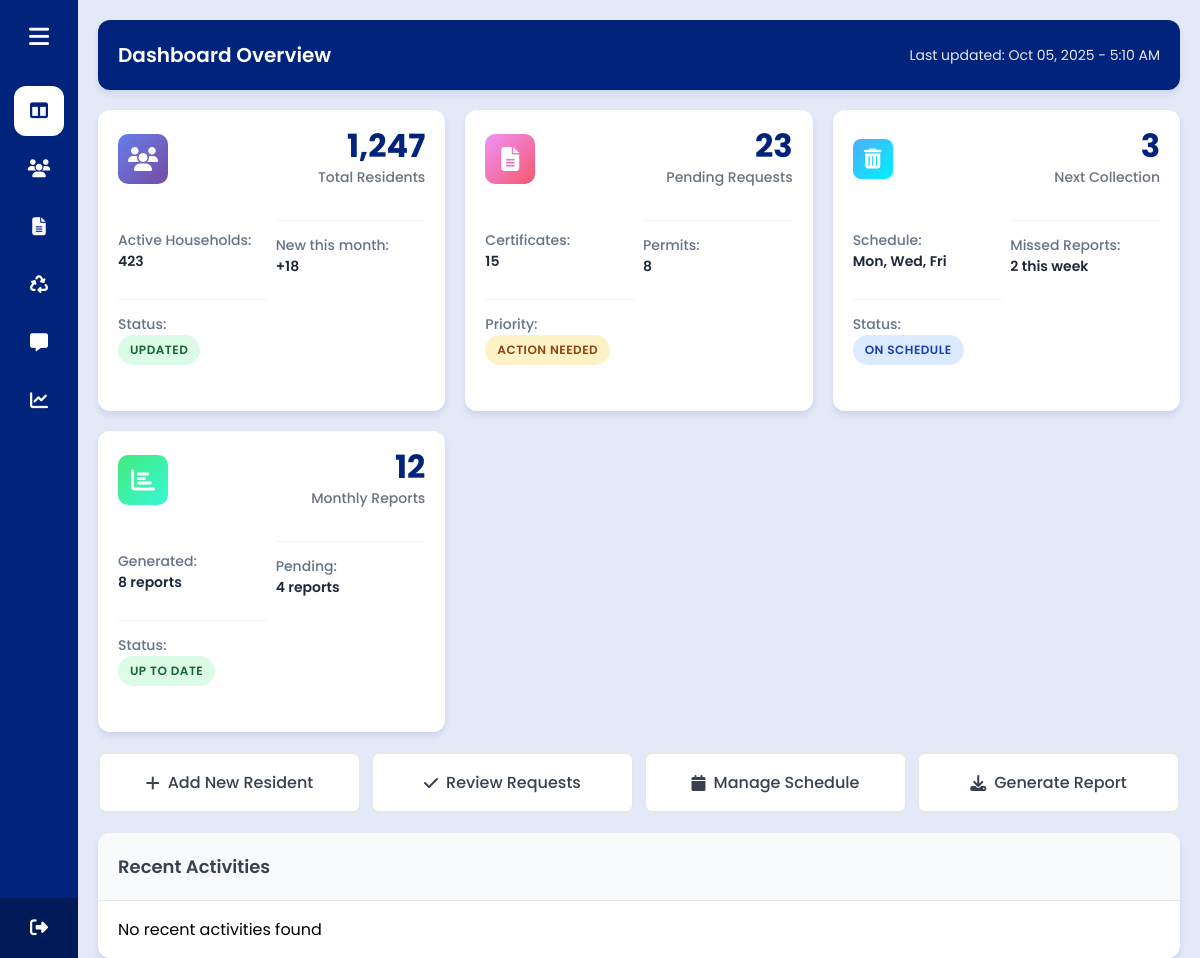
Before: /admin/index.php (signed in) with the older database file.
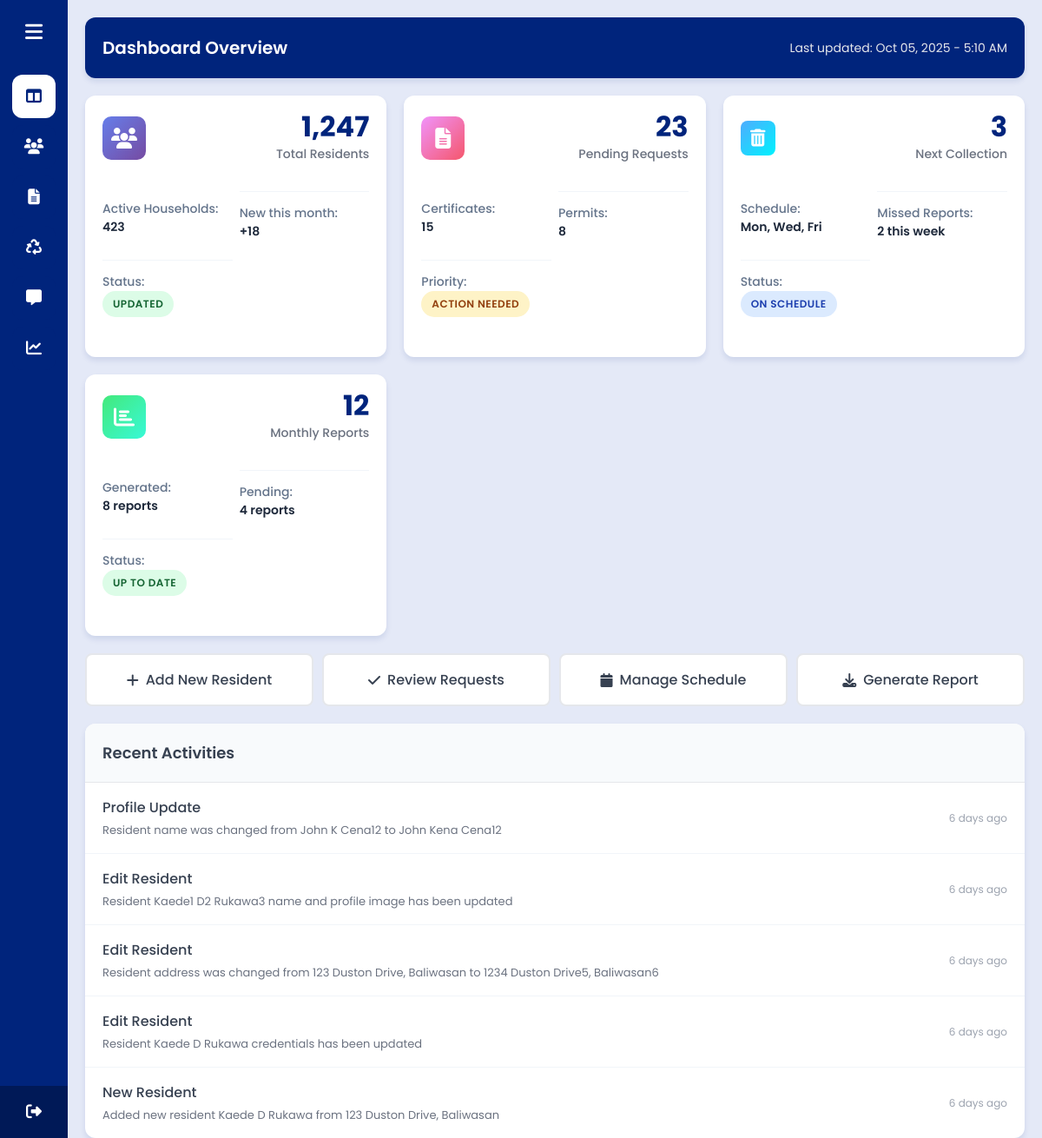
After: the same page with the newer database file.
### tables this page shows
CREATE TABLE `activity_logs` (
  `id` int(11) NOT NULL,
  `activity` varchar(255) NOT NULL,
  `description` varchar(255) NOT NULL,
  `created_at` datetime NOT NULL DEFAULT current_timestamp()
);

### admin/index.php (the view, shortened to what this page needs)
<?php
require_once("../conn/conn.php");
?>
<!DOCTYPE html>
<html lang="en" dir="ltr">
<head>
    <?php include '../components/header_links.php'; ?>
    <?php include '../components/admin_side_header.php'; ?>
</head>
<body>
    <?php include '../components/sidebar.php'; ?>
    <section class="home-section">
        <div class="table-container">
            <div class="table-header">
                <h2 class="table-title">Dashboard Overview</h2>
                <div class="table-actions">
                    <span style="color: #e5e7eb; font-size: 14px;">Last updated:
                        <?php echo date('M d, Y - g:i A'); ?></span>
                </div>
            </div>
        </div>
        <div class="dashboard-grid">
            <div class="dashboard-card">
                <div class="card-header">
                    <div class="card-icon residents-icon">
                        <i class="fas fa-users"></i>
                    </div>
                    <div class="card-info">
                        <h3 class="card-number">1,247</h3>
                        <p class="card-title">Total Residents</p>
                    </div>
                </div>
                <div class="card-body">
                    <div class="card-details">
                        <span class="detail-label">Active Households:</span>
                        <span class="detail-value">423</span>
                    </div>
                    <div class="card-details">
                        <span class="detail-label">New this month:</span>
                        <span class="detail-value">+18</span>
                    </div>
                    <div class="card-details">
                        <span class="detail-label">Status:</span>
                        <span class="status-badge badge-success">Updated</span>
                    </div>
                </div>
            </div>
            <div class="dashboard-card">
                <div class="card-header">
                    <div class="card-icon requests-icon">
                        <i class="fas fa-file-alt"></i>
                    </div>
                    <div class="card-info">
                        <h3 class="card-number">23</h3>
                        <p class="card-title">Pending Requests</p>
                    </div>
                </div>
                <div class="card-body">
                    <div class="card-details">
                        <span class="detail-label">Certificates:</span>
                        <span class="detail-value">15</span>
                    </div>
                    <div class="card-details">
                        <span class="detail-label">Permits:</span>
                        <span class="detail-value">8</span>
                    </div>
                    <div class="card-details">
                        <span class="detail-label">Priority:</span>
                        <span class="status-badge badge-warning">Action Needed</span>
                    </div>
                </div>
            </div>
            <div class="dashboard-card">
                <div class="card-header">
                    <div class="card-icon waste-icon">
                        <i class="fas fa-trash-alt"></i>
                    </div>
                    <div class="card-info">
                        <h3 class="card-number">3</h3>
                        <p class="card-title">Next Collection</p>
                    </div>
                </div>
                <div class="card-body">
                    <div class="card-details">
                        <span class="detail-label">Schedule:</span>
                        <span class="detail-value">Mon, Wed, Fri</span>
                    </div>
                    <div class="card-details">
                        <span class="detail-label">Missed Reports:</span>
                        <span class="detail-value">2 this week</span>
                    </div>
                    <div class="card-details">
                        <span class="detail-label">Status:</span>
                        <span class="status-badge badge-info">On Schedule</span>
                    </div>
                </div>
            </div>
            <div class="dashboard-card">
                <div class="card-header">
                    <div class="card-icon reports-icon">
                        <i class="fas fa-chart-bar"></i>
                    </div>
                    <div class="card-info">
                        <h3 class="card-number">12</h3>
                        <p class="card-title">Monthly Reports</p>
                    </div>
                </div>
                <div class="card-body">
                    <div class="card-details">
                        <span class="detail-label">Generated:</span>
                        <span class="detail-value">8 reports</span>
                    </div>
                    <div class="card-details">
                        <span class="detail-label">Pending:</span>
                        <span class="detail-value">4 reports</span>
                    </div>
                    <div class="card-details">
                        <span class="detail-label">Status:</span>
                        <span class="status-badge badge-success">Up to Date</span>
                    </div>
                </div>
            </div>
        </div>
        <div class="quick-actions">
            <a href="residents.php" class="action-btn">
                <i class="fas fa-plus"></i>
                Add New Resident
            </a>
            <a href="request_certificates.php" class="action-btn">
                <i class="fas fa-check"></i>
                Review Requests
            </a>
            <a href="waste_management.php" class="action-btn">
                <i class="fas fa-calendar"></i>
                Manage Schedule
            </a>
            <a href="reports.php" class="action-btn">
                <i class="fas fa-download"></i>
                Generate Report
            </a>
        </div>
        <div class="recent-section">
            <div class="recent-header">
                <h3 class="recent-title">Recent Activities</h3>
            </div>
            <ul class="recent-list">
                <?php
                $stmt = $conn->prepare("SELECT activity, description, created_at
                                FROM activity_logs
                                ORDER BY created_at DESC
                                LIMIT 5");
                $stmt->execute();
                $result = $stmt->get_result();
                if ($result->num_rows > 0) {
                    while ($row = $result->fetch_assoc()) {
                        $createdAt = new DateTime($row["created_at"], new DateTimeZone('Asia/Manila'));
                        $now = new DateTime("now", new DateTimeZone('Asia/Manila'));
                        $diff = $now->diff($createdAt);
                        if ($diff->y > 0) {
                            $timeAgo = $diff->y . " year" . ($diff->y > 1 ? "s" : "") . " ago";
                        } elseif ($diff->m > 0) {
                            $timeAgo = $diff->m . " month" . ($diff->m > 1 ? "s" : "") . " ago";
                        } elseif ($diff->d > 0) {
                            $timeAgo = $diff->d . " day" . ($diff->d > 1 ? "s" : "") . " ago";
                        } elseif ($diff->h > 0) {
                            $timeAgo = $diff->h . " hour" . ($diff->h > 1 ? "s" : "") . " ago";
                        } elseif ($diff->i > 0) {
                            $timeAgo = $diff->i . " minute" . ($diff->i > 1 ? "s" : "") . " ago";
                        } else {
                            $timeAgo = "Just now";
                        }
                        ?>
                        <li class="recent-item">
                            <div class="item-info">
                                <h4 class="item-title"><?php echo htmlspecialchars($row["activity"]); ?></h4>
                                <p class="item-subtitle"><?php echo htmlspecialchars($row["description"]); ?></p>
                            </div>
                            <span class="item-time"><?php echo $timeAgo; ?></span>
                        </li>
                        <?php
                    }
                } else {
                    echo "<li class='recent-item'><div class='item-info'><p>No recent activities found</p></div></li>";
                }
                ?>
            </ul>
        </div>
    </section>
</body>
</html>

### components/header_links.php (shortened to what this page needs)
<link rel="stylesheet" href="../css/style.css">
<link rel="stylesheet" href="https://cdnjs.cloudflare.com/ajax/libs/font-awesome/6.5.0/css/all.min.css">

### components/admin_side_header.php
<link rel="stylesheet" href="../css/admin_side.css">

### components/sidebar.php (shortened to what this page needs)
<div class="sidebar">
    <div class="logo-details">
        <i class="fa-solid fa-bars" id="btn"></i>
    </div>
    <?php
    $current_page = basename($_SERVER['PHP_SELF']);
    ?>
    <ul class="nav-list">
        <li>
            <a href="index.php" class="<?= ($current_page == 'index.php') ? 'active' : '' ?>">
                <i class="fa-solid fa-table-columns"></i>
            </a>
        </li>
        <li>
            <a href="residents.php" class="<?= ($current_page == 'residents.php') ? 'active' : '' ?>">
                <i class="fa-solid fa-users"></i>
            </a>
        </li>
        <li>
            <a href="request_certificates.php"
                class="<?= ($current_page == 'request_certificates.php') ? 'active' : '' ?>">
                <i class="fa-solid fa-file-lines"></i>
            </a>
        </li>
        <li>
            <a href="waste_management.php" class="<?= ($current_page == 'waste_management.php') ? 'active' : '' ?>">
                <i class="fa-solid fa-recycle"></i>
            </a>
        </li>
        <li>
            <a href="notifications.php" class="<?= ($current_page == 'notifications.php') ? 'active' : '' ?>">
                <i class="fa-solid fa-message"></i>
            </a>
        </li>
        <li>
            <a href="reports.php" class="<?= ($current_page == 'reports.php') ? 'active' : '' ?>">
                <i class="fa-solid fa-chart-line"></i>
            </a>
        </li>
        <li class="profile">
            <div class="profile-details">
                <?php
                $adminId = $_SESSION["admin_id"] ?? 0;
                $adminData = null;
                if ($adminId > 0) {
                    $stmt = $conn->prepare("SELECT first_name, middle_name, last_name, email, image FROM admin WHERE id = ?");
                    $stmt->bind_param("i", $adminId);
                    $stmt->execute();
                    $result = $stmt->get_result();
                    $adminData = $result->fetch_assoc();
                }
                if ($adminData) {
                    $middleInitial = !empty($adminData["middle_name"])
                        ? strtoupper(substr($adminData["middle_name"], 0, 1)) . "."
                        : "";
                    $adminName = trim($adminData["first_name"] . " " . $middleInitial . " " . $adminData["last_name"]);
                    $email = $adminData["email"];
                } else {
                    $adminName = "Administrator";
                    $email = "Admin";
                }
                ?>
                <div class="name_job">
                    <div class="name"><?= htmlspecialchars($adminName) ?></div>
                    <div class="job"><?= htmlspecialchars($email) ?></div>
                </div>
            </div>
            <a href="#" data-logout>
                <i class="fa-solid fa-right-from-bracket" id="log_out"></i>
            </a>
        </li>
    </ul>
</div>

### css/style.css (style rules this page uses)
* { margin: 0; padding: 0; box-sizing: border-box; font-family: "Poppins", sans-serif; }
html, body { height: 100%; margin: 0; display: flex; flex-direction: column; }
body { background: #f0faff; }
.sidebar { position: fixed; left: 0; top: 0; height: 100%; width: 78px; background: #00247c; padding: 6px 14px; z-index: 99; transition: all 0.5s ease; }
.sidebar .logo-details { height: 60px; display: flex; align-items: center; position: relative; }
.sidebar .logo-details #btn { position: absolute; top: 50%; right: 0; transform: translateY(-50%); font-size: 22px; transition: all 0.4s ease; font-size: 23px; text-align: center; cursor: pointer; transition: all 0.5s ease; }
.sidebar i { color: #fff; height: 60px; min-width: 50px; font-size: 28px; text-align: center; line-height: 60px; }
.sidebar .nav-list { margin-top: 20px; height: 100%; }
.sidebar li { position: relative; margin: 8px 0; list-style: none; }
.sidebar li a { display: flex; width: 100%; border-radius: 12px; align-items: center; text-decoration: none; transition: all 0.4s ease; background: #00247c; }
.sidebar li i { height: 50px; line-height: 50px; font-size: 18px; border-radius: 12px; }
.sidebar li.profile { position: fixed; height: 60px; width: 78px; left: 0; bottom: -8px; padding: 10px 14px; background: #001957; transition: all 0.5s ease; overflow: hidden; }
.sidebar li .profile-details { display: flex; align-items: center; flex-wrap: nowrap; }
.sidebar li.profile .name, .sidebar li.profile .job { font-size: 15px; font-weight: 400; color: #fff; white-space: nowrap; }
.sidebar li.profile .job { font-size: 12px; }
.sidebar .profile #log_out { position: absolute; top: 50%; right: 0; transform: translateY(-50%); background: #001957; width: 100%; height: 60px; line-height: 60px; border-radius: 0px; transition: all 0.5s ease; }
.home-section { position: relative; background: #E4E9F7; min-height: 100vh; top: 0; left: 78px; width: calc(100% - 78px); transition: all 0.5s ease; z-index: 2; }
.sidebar li a.active { background: #fff; }
.sidebar li a.active .links_name, .sidebar li a.active i { color: #00247c; }
a { color: #fff; text-decoration: none; }

Changed rows visible on the page:
added activity_logs: activity "Profile Update", description "Resident name was changed from John K Cena12 to John Kena Cena12", created_at "6 days ago"
added activity_logs: activity "Edit Resident", description "Resident Kaede1 D2 Rukawa3 name and profile image has been updated", created_at "6 days ago"
added activity_logs: activity "Edit Resident", description "Resident address was changed from 123 Duston Drive, Baliwasan to 1234 Duston Drive5, Baliwasan6", created_at "6 days ago"
added activity_logs: activity "Edit Resident", description "Resident Kaede D Rukawa credentials has been updated", created_at "6 days ago"
added activity_logs: activity "New Resident", description "Added new resident Kaede D Rukawa from 123 Duston Drive, Baliwasan", created_at "6 days ago"
Other visible differences:
text no longer shown: "No recent activities found"
